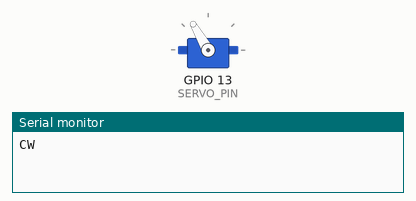
This sketch was run on a simulated ESP32. On the bench: servo, the last lines printed to the serial monitor.

Above: at 0.1 s.
At 3.1 s:
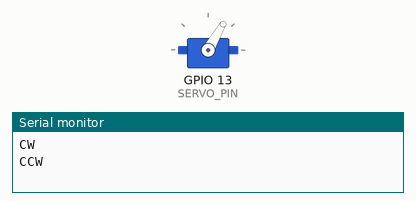
At 6.1 s:
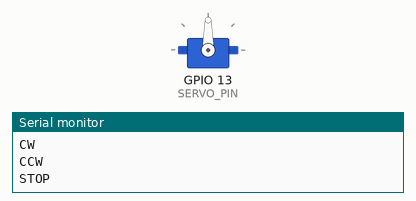
Timing chart, 0 to 7.6 s (numbered marks = the images above):
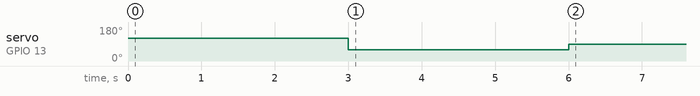

Measured:
- by itself, servo on GPIO 13 (SERVO_PIN): 120° → 60° at 3.0 s, → 90° 3.0 s later

The sketch:

servo_direction_test.ino
```cpp
#include <ESP32Servo.h>

Servo servo;

const int SERVO_PIN = 13;   // 🔥 13 말고 18로 변경

void setup() {
  Serial.begin(9600);

  servo.setPeriodHertz(50);          // 50Hz (서보 표준)
  servo.attach(SERVO_PIN, 500, 2400);

  Serial.println("CW");
  servo.write(120);   // 한 방향
  delay(3000);

  Serial.println("CCW");
  servo.write(60);    // 반대 방향
  delay(3000);

  Serial.println("STOP");
  servo.write(90);    // 정지
}

void loop() {}
```
